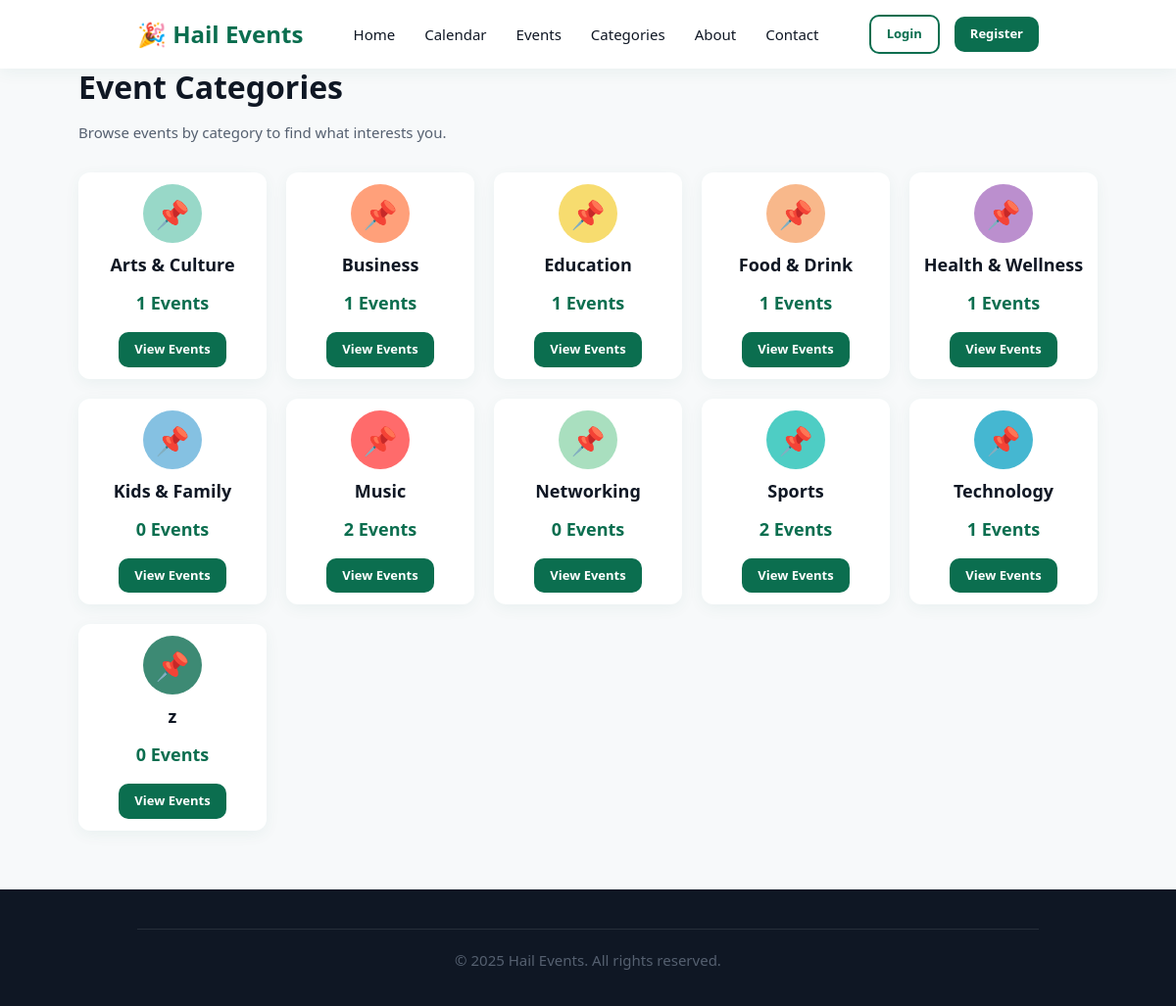
/categories.php, run on the app's committed database.
### tables this page shows
CREATE TABLE `categories` (
  `id` int(11) NOT NULL,
  `name` varchar(100) NOT NULL,
  `slug` varchar(100) DEFAULT NULL,
  `color` varchar(7) DEFAULT '#00A878',
  `icon` varchar(100) DEFAULT NULL,
  `created_at` datetime DEFAULT current_timestamp()
);

### includes/functions.php (called while the page is built, shortened)
<?php
function isLoggedIn() {
    return isset($_SESSION['user_id']);
}
?>

### categories.php (the view, shortened to what this page needs)
<?php
include 'includes/db.php';
include 'includes/functions.php';
$sql = "SELECT c.*, COUNT(e.id) as event_count FROM categories c
        LEFT JOIN events e ON c.id = e.category_id AND e.status = 'published'
        GROUP BY c.id
        ORDER BY c.name";
$result = $conn->query($sql);
?>
<!DOCTYPE html>
<html lang="en">
<head>
    <link rel="stylesheet" href="css/style.css">
</head>
<body>
    <header>
        <div class="container">
            <nav class="flex-between">
                <div class="logo">🎉 Hail Events</div>
                <ul class="nav-links">
                    <li><a href="index.php">Home</a></li>
                    <li><a href="calendar.php">Calendar</a></li>
                    <li><a href="events.php">Events</a></li>
                    <li><a href="categories.php">Categories</a></li>
                    <li><a href="about.php">About</a></li>
                    <li><a href="contact.php">Contact</a></li>
                </ul>
                <div class="nav-right">
                    <?php if (isLoggedIn()): ?>
                        <span>Welcome, <?php echo htmlspecialchars($_SESSION['user_name']); ?></span>
                        <?php
                            $dashboardName = "Dashboard";
                            $dashboardLink = "dashboard.php";
                            if ($_SESSION['user_role'] === 'admin') {
                                $dashboardName = "Admin Panel";
                                $dashboardLink = "admin-dashboard.php";
                            } elseif ($_SESSION['user_role'] === 'organizer') {
                                $dashboardName = "Organizer Dashboard";
                                $dashboardLink = "organizer-dashboard.php";
                            } elseif ($_SESSION['user_role'] === 'user') {
                                $dashboardName = "User Dashboard";
                                $dashboardLink = "user-dashboard.php";
                            }
                        ?>
                        <a href="<?php echo $dashboardLink; ?>" class="btn btn-small btn-primary">
                            <?php echo $dashboardName; ?>
                        </a>
                        <a href="logout.php" class="btn btn-small btn-secondary">Logout</a>
                    <?php else: ?>
                        <a href="login.php" class="btn btn-small btn-secondary">Login</a>
                        <a href="register.php" class="btn btn-small btn-primary">Register</a>
                    <?php endif; ?>
                </div>
            </nav>
        </div>
    </header>
    <section class="container category-container mt-3">
        <h1>Event Categories</h1>
        <p>Browse events by category to find what interests you.</p>
        <div class="grid-3" style="margin-top: 30px;">
            <?php
            while ($category = $result->fetch_assoc()) {
                $color = $category['color'] ?? '#00A878';
                ?>
                <div class="card" style="text-align: center; cursor: pointer; transition: var(--transition);"
                     onclick="window.location.href='events.php?category=<?php echo $category['id']; ?>'">
                    <div class = "icon-circle" style= "background: <?php echo htmlspecialchars($color); ?>">
                        📌
                    </div>
                    <h3><?php echo htmlspecialchars($category['name']); ?></h3>
                    <p style="font-size: 18px; font-weight: 700; color: var(--primary);">
                        <?php echo $category['event_count']; ?> Events
                    </p>
                    <a href="events.php?category=<?php echo $category['id']; ?>" class="btn btn-small btn-primary">View Events</a>
                </div>
                <?php
            }
            ?>
        </div>
    </section>
    <footer>
        <div class="container">
            <div class="footer-bottom">
                <p>&copy; 2025 Hail Events. All rights reserved.</p>
            </div>
        </div>
    </footer>
</body>
</html>

### css/style.css (style rules this page uses)
:root { --primary: #0B6E4F; --secondary: #00A878; --accent: #FF9F1C; --background: #F7F9FA; --text-main: #0F1724; --text-secondary: #556070; --error: #E63946; --success: #06A77D; --warning: #FFB703; --card-shadow: 0 4px 16px rgba(11, 110, 79, 0.06); --border-radius: 12px; --transition: all 0.3s ease; }
* { margin: 0; padding: 0; box-sizing: border-box; }
html { scroll-behavior: smooth; }
body { font-family: 'Segoe UI', Tahoma, Geneva, Verdana, sans-serif; font-size: 15px; line-height: 1.5; color: var(--text-main); background-color: var(--background); }
h1 { font-size: 32px; font-weight: 700; line-height: 1.2; margin-bottom: 1rem; }
h3 { font-size: 18px; font-weight: 600; line-height: 1.4; margin-bottom: 0.8rem; }
p { margin-bottom: 1rem; color: var(--text-secondary); }
a { color: var(--primary); text-decoration: none; transition: var(--transition); }
.btn { display: inline-block; padding: 12px 24px; border-radius: 10px; font-size: 15px; font-weight: 600; text-align: center; cursor: pointer; border: none; transition: var(--transition); text-decoration: none; }
.btn-primary { background-color: var(--primary); color: white; }
.btn-secondary { background-color: transparent; color: var(--primary); border: 2px solid var(--primary); }
.btn-small { padding: 8px 16px; font-size: 13px; }
.card { background: white; border-radius: var(--border-radius); padding: 12px; box-shadow: var(--card-shadow); transition: var(--transition); text-align: center; width: 100%; max-width: 2200px; margin: auto; }
.card .icon-circle { width: 60px; height: 60px; font-size: 28px; margin: 0 auto 10px; border-radius: 50%; display: flex; justify-content: center; align-items: center; }
.container { max-width: 80%; margin: 0 auto; padding: 0 20px; }
.container.category-container { max-width: 90%; margin: 0 auto; }
.grid-3 { display: grid; grid-template-columns: repeat(auto-fit, minmax(180px, 1fr)); gap: 20px; justify-items: center; }
.flex-between { display: flex; justify-content: space-between; align-items: center; }
header { background: white; box-shadow: var(--card-shadow); position: sticky; top: 0; z-index: 100; }
nav { display: flex; justify-content: space-between; align-items: center; padding: 15px 0; }
.logo { font-size: 24px; font-weight: 700; color: var(--primary); }
.nav-links { display: flex; list-style: none; gap: 30px; }
.nav-links a { color: var(--text-main); font-weight: 500; }
.nav-right { display: flex; gap: 15px; align-items: center; }
footer { background: var(--text-main); color: white; padding: 40px 0 20px; margin-top: 60px; }
.footer-bottom { border-top: 1px solid rgba(255, 255, 255, 0.1); padding-top: 20px; text-align: center; color: rgba(255, 255, 255, 0.6); }
.mt-3 { margin-top: 30px; }

### data on the page
categories: name "Arts & Culture", event_count "1"
categories: name "Business", event_count "1"
categories: name "Education", event_count "1"
categories: name "Food & Drink", event_count "1"
categories: name "Health & Wellness", event_count "1"
categories: name "Kids & Family", event_count "0"
categories: name "Music", event_count "2"
categories: name "Networking", event_count "0"
categories: name "Sports", event_count "2"
categories: name "Technology", event_count "1"
categories: name "z", event_count "0"
